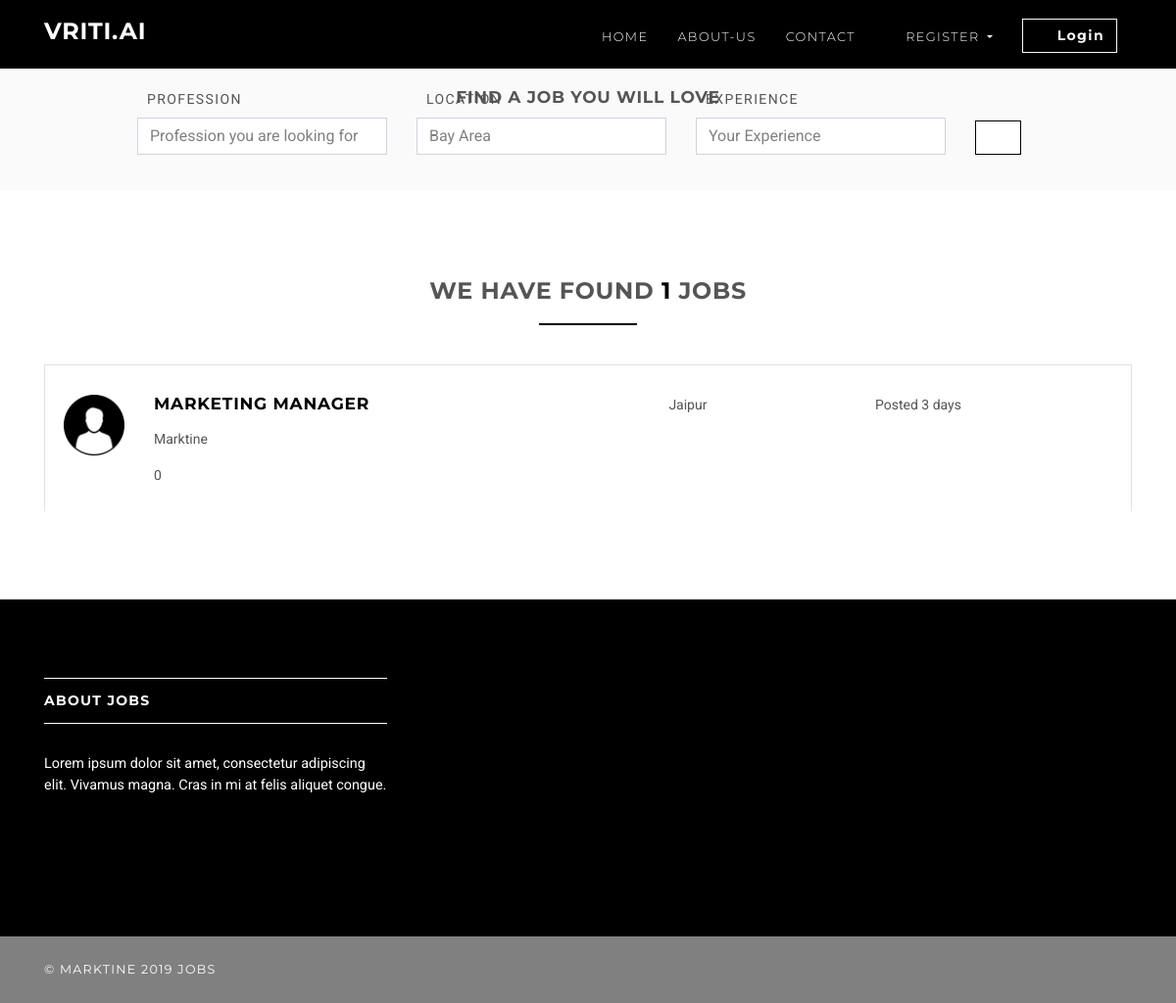
/jobs, run on an earlier commit of the app's database.
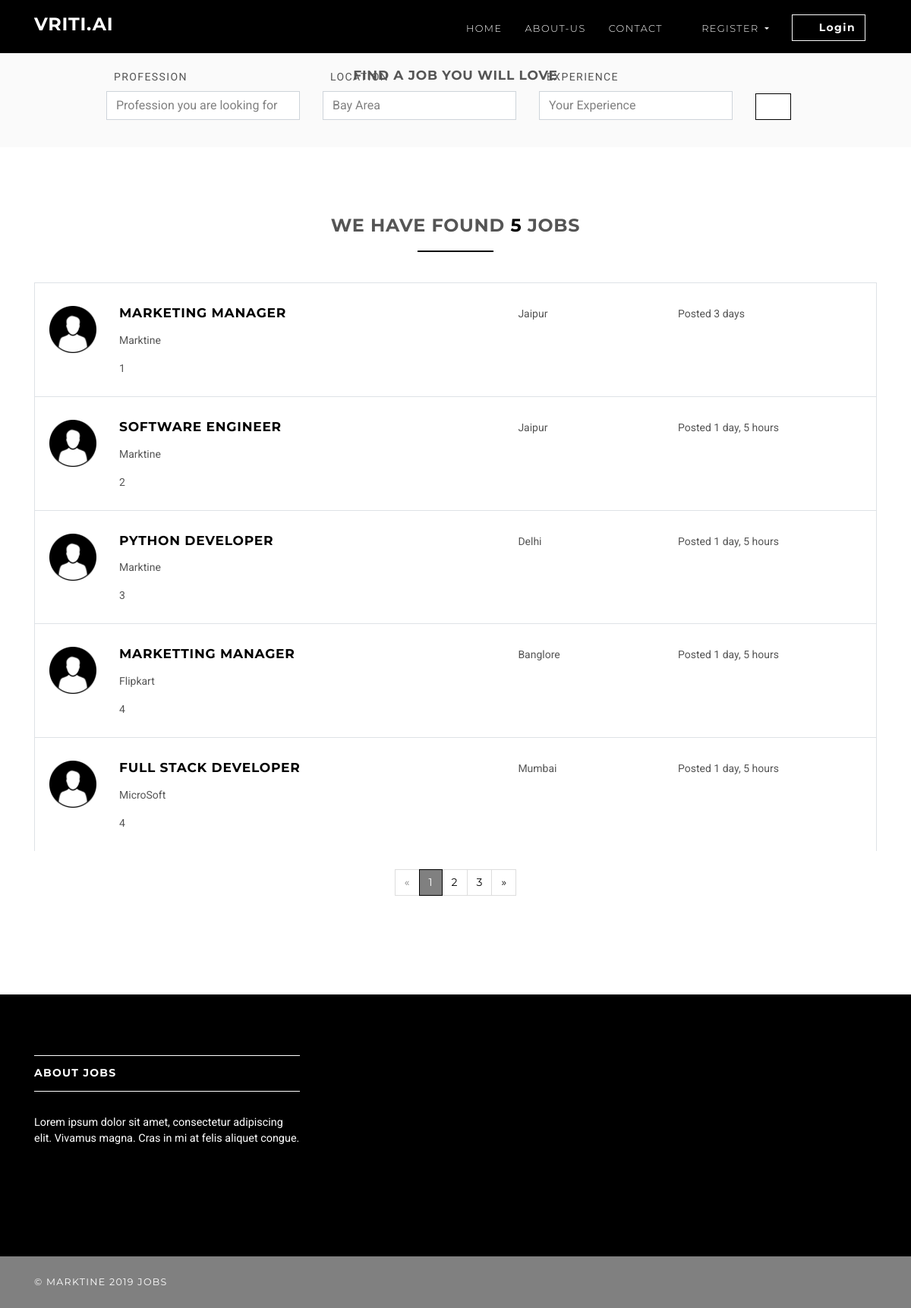
And on a later commit of the database.
### jobsapp/models.py (models this page shows, shortened)
class Job(models.Model):
    user = models.ForeignKey(User, on_delete=models.CASCADE)
    title = models.CharField(max_length=300)
    description = models.TextField()
    location = models.CharField(max_length=150)
    type = models.CharField(choices=JOB_TYPE, max_length=10)
    category = models.CharField(max_length=100)
    last_date = models.DateTimeField()
    company_name = models.CharField(max_length=100)
    company_description = models.CharField(max_length=300)
    website = models.CharField(max_length=100, default="")
    created_at = models.DateTimeField(default=timezone.now)
    filled = models.BooleanField(default=False)
    salary = models.IntegerField(default=0, blank=True)
    experience=models.IntegerField(default=0, blank=True)

### jobsapp/views/home.py (the view)
# urls.py: path('jobs', JobListView.as_view(), name='jobs'),
class JobListView(ListView):
    model = Job
    template_name = 'jobs/jobs.html'
    context_object_name = 'jobs'
    paginate_by = 5

### templates/jobs/jobs.html (shortened to what this page needs)
{% extends 'base.html' %}
{% load static %}
{% block content %}
    <section class="job-form-section job-form-section--compressed">
        <div class="container">
            <h4 class="heading">Find a job you will love</h4>
            <form id="job-main-form" method="get" action="#" class="job-main-form">
                <div class="controls">
                    <div class="row align-items-end">
                        <div class="col-sm-1"></div>
                        <div class="col-sm-3 col-md-3 form-group">
                            <label for="profession">Profession</label>
                            <input type="text" id="profession" name="profession"
                                   placeholder="Profession you are looking for" class="form-control">
                        </div>
                        <div class="col-sm-3 col-md-3 form-group">
                            <label for="location">Location</label>
                            <input type="text" id="location" name="location" placeholder="Any particular location?"
                                   value="Bay Area" class="form-control">
                        </div>
                        <div class="col-md-3">
                            <div class="form-group">
                                <label for="experience">Experience</label>
                                <input type="text" id="experience" name="experience"
                                       placeholder="Your Experience" class="form-control">
                            </div>
                        </div>
                        <div class="col-sm-1 col-md-2 form-group">
                            <button type="submit" name="name"
                                    class="btn btn-outline-white-primary job-main-form__button">
                                <i class="fa fa-search"></i>
                            </button>
                        </div>
                    </div>
                </div>
            </form>
        </div>
    </section>
    <section>
        <div class="container">
            <h3 class="heading">We have found <span class="accent">{{ jobs.count }}</span> jobs</h3>
            {% for job in jobs %}
                <div class="job-listing  ">
                    <div class="row">
                        <div class="col-md-12 col-lg-6">
                            <div class="row">
                                <div class="col-2">
                                    <img src="{% static 'img/company.png' %}"
                                          class="img-fluid">
                                </div>
                                <div class="col-10">
                                    <h4 class="job__title"><a
                                            href="{% url 'jobs:jobs-detail' job.id %}">{{ job.title }}</a></h4>
                                    <p class="job__company">
                                        {{ job.company_name }}
                                    </p>
                                    <p class="job__experience">
                                        {{ job.experience }}
                                    </p>
                                </div>
                            </div>
                        </div>
                        <div class="col-10 col-md-3 col-lg-2 ml-auto"><i class="fa fa-map-marker job__location"></i>
                            {{ job.location }}
                        </div>
                        <div class="col-10 col-md-3 col-lg-3 ml-auto">
                            <p>Posted {{ job.created_at|timesince }}</p>
                        </div>
                    </div>
                </div>
            {% endfor %}
            {% if is_paginated %}
                <div class="row">
                    <div class="col-md-12">
                        <nav aria-label="Page navigation example" class="d-flex justify-content-center mt-4 mb-4">
                            <ul class="pagination">
                                {% if page_obj.has_previous %}
                                    <li class="page-item">
                                        <a href="?page={{ page_obj.previous_page_number }}"
                                           class="page-link">&laquo;</a>
                                    </li>
                                {% else %}
                                    <li class="page-item disabled">
                                        <a class="page-link">&laquo;</a>
                                    </li>
                                {% endif %}
                                {% for i in page_obj.paginator.page_range %}
                                    {% if page_obj.number == i %}
                                        <li class="page-item active">
                                            <a class="page-link">{{ i }}</a>
                                        </li>
                                    {% else %}
                                        <li class="page-item">
                                            <a href="?page={{ i }}" class="page-link">{{ i }}</a>
                                        </li>
                                    {% endif %}
                                {% endfor %}
                                {% if page_obj.has_next %}
                                    <li class="page-item">
                                        <a href="?page={{ page_obj.next_page_number }}" class="page-link">&raquo;</a>
                                    </li>
                                {% else %}
                                    <li class="page-item disabled">
                                        <a class="page-link">&raquo;</a>
                                    </li>
                                {% endif %}
                            </ul>
                        </nav>
                    </div>
                </div>
            {% endif %}
        </div>
    </section>
{% endblock %}

### templates/base.html (shortened to what this page needs)
{% load static %}
<!DOCTYPE html>
<html>
<head>
    <link rel="stylesheet"
          href="{% static 'vendor/bootstrap/css/bootstrap.min.css' %}">
    <link rel="stylesheet"
          href="{% static 'vendor/font-awesome/css/font-awesome.min.css' %}">
    <link rel="stylesheet"
          href="{% static 'vendor/owl.carousel/assets/owl.carousel.css' %}">
    <link rel="stylesheet"
          href="{% static 'vendor/owl.carousel/assets/owl.theme.default.css' %}">
    <link rel="stylesheet" href="{% static 'css/style.default.css' %}"
          id="theme-stylesheet">
    <link rel="stylesheet" href="{% static 'css/custom.css' %}">
</head>
<body>
<header class="header">
    <nav class="navbar navbar-expand-lg">
        <div class="container">
            <a href="/" class="navbar-brand">
                <h3 style="margin-top: 10px;color: white;">Vriti.ai</h3>
            </a>
            <div id="navbarSupportedContent" class="collapse navbar-collapse">
                <ul class="navbar-nav ml-auto">
                    <li class="nav-item active">
                        <a href="/" class="nav-link">Home <span class="sr-only">(current)</span></a>
                    </li>
                    <li class="nav-item active">
                        <a href="about" class="nav-link">About-Us</a>
                    </li>
                    <li class="nav-item">
                        <a href="contact" class="nav-link">Contact</a>
                    </li>
                    {% if request.user.is_authenticated and request.user.role == 'employer' %}
                    <li class="nav-item">
                            <a href="{% url 'jobs:employer-dashboard' %}" class="nav-link">Dashboard</a>
                        </li>
                    <li>
                            <a href="{% url 'jobs:employer-all-applicants' %}" class="nav-link">Applicants </a>
                    </li>
                        <li class="nav-item dropdown">
                            <a id="clientZone" href="#" data-toggle="dropdown"
                               aria-haspopup="true" aria-expanded="false"
                               class="nav-link dropdown-toggle has-img mb-3 mb-lg-0 mt-3 mt-lg-0">
                                <div class="client-menu-image">
                                    <div class="inner">
                                        <img src="{% static 'img/target.png' %}">
                                    </div>
                                </div>
                                {% if request.user.role == 'employee' %}
                                    {{ request.user.first_name }} {{ request.user.last_name }}
                                {% else %}
                                    {{ request.user.first_name }}
                                {% endif %}
                            </a>
                            <div aria-labelledby="clientZone" class="dropdown-menu">
                                <a href="{% url 'jobs:employer-jobs-create' %}" class="dropdown-item">Post a new
                                    job </a>
                                <a href="{% url 'accounts:logout' %}" class="dropdown-item">Logout</a>
                            </div>
                        </li>
                    {% else %}
                        <li class="nav-item dropdown">
                            <a id="pages" href="#" data-toggle="dropdown" aria-haspopup="true" aria-expanded="false"
                               class="nav-link dropdown-toggle"><i class="fa fa-signing"></i>Register
                            </a>
                        </li>
                        <li class="nav-item" style="color: #fff">
                            <a href="{% url 'accounts:login' %}" class="btn navbar-btn btn-outline-light mb-5 mb-lg-0">
                                <i class="fa fa-sign-in"></i>Login
                            </a>
                        </li>
                    {% endif %}
                </ul>
            </div>
        </div>
    </nav>
</header>
<div>
    {% block content %} {% endblock %}
</div>
<footer style="background: gray !important;" class="footer">
    <div style="background: black !important;" class="footer__block">
        <div  class="container">
            <div class="row">
                <div class="col-lg-4 col-md-12 mb-5">
                    <h4 class="h5">About Jobs</h4>
                    <p> Lorem ipsum dolor sit amet, consectetur adipiscing elit. Vivamus magna. Cras in mi at felis
                        aliquet congue. </p>
                </div>
            </div>
        </div>
    </div>
    <div style="background: gray; color: white;" class="footer__copyright">
        <div class="container">
            <div class="row">
                <div class="col-md-6 text-md-left text-center">
                    <p>&copy; Marktine 2019 Jobs</p>
                </div>
            </div>
        </div>
    </div>
</footer>
</body>
</html>

What changed in the data, as far as the page shows it:
changed Job "MARKETING MANAGER": experience "0" → "1"
added Job: title "SOFTWARE ENGINEER", company_name "Marktine", experience "2", location "Jaipur", created_at "1 day, 5 hours"
added Job: title "PYTHON DEVELOPER", company_name "Marktine", experience "3", location "Delhi", created_at "1 day, 5 hours"
added Job: title "MARKETTING MANAGER", company_name "Flipkart", experience "4", location "Banglore", created_at "1 day, 5 hours"
added Job: title "FULL STACK DEVELOPER", company_name "MicroSoft", experience "4", location "Mumbai", created_at "1 day, 5 hours"
Also different on the page:
{{ jobs.count }}: "1" → "5"
new list line: "1"
new list line: "2"
new list line: "3"
